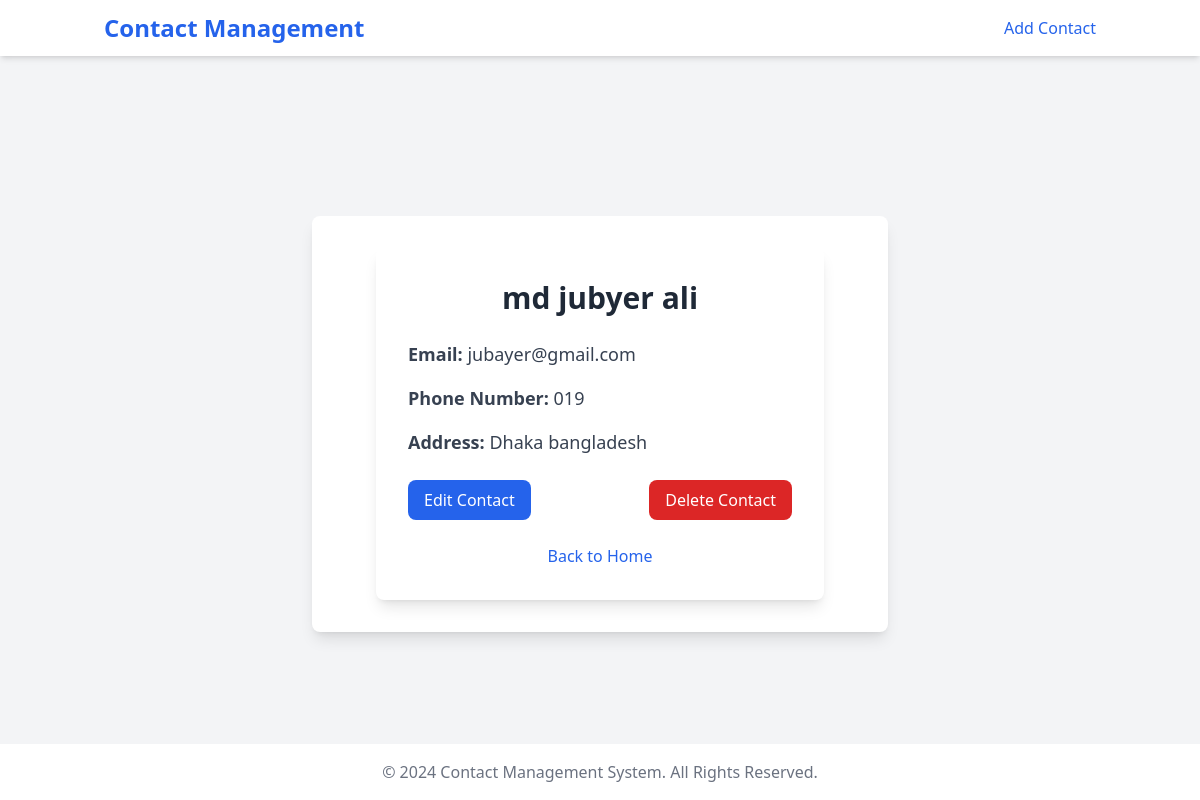
Screenshot of /detail/3/ with the database file from the repository.
### website/models.py (models this page shows, shortened)
class Contact(models.Model):
    first_name = models.CharField(max_length=100)
    last_name = models.CharField(max_length=100)
    email = models.EmailField()
    phone_number = models.CharField(max_length=15)
    address = models.TextField()

### website/views.py (the view)
# urls.py: path('detail/<int:pk>/', views.contact_detail, name='contact_detail'),
def contact_detail(request, pk):
    contact = get_object_or_404(Contact, pk=pk)
    return render(request, 'contact_detail.html', {'contact': contact})

### website/templates/contact_detail.html
{% extends 'base.html' %}
{% block content %}
<div class="max-w-md mx-auto bg-white p-8 rounded-lg shadow-lg">
    <h1 class="text-3xl font-bold mb-6 text-center text-gray-800">{{ contact.first_name }} {{ contact.last_name }}</h1>
    <p class="text-lg text-gray-700 mb-4"><strong>Email:</strong> {{ contact.email }}</p>
    <p class="text-lg text-gray-700 mb-4"><strong>Phone Number:</strong> {{ contact.phone_number }}</p>
    <p class="text-lg text-gray-700 mb-6"><strong>Address:</strong> {{ contact.address }}</p>
    <div class="flex justify-between">
        <a href="{% url 'edit_contact' contact.id %}" class="bg-blue-600 text-white px-4 py-2 rounded-lg hover:bg-blue-700 focus:outline-none focus:ring-2 focus:ring-blue-500">
            Edit Contact
        </a>
        <a href="{% url 'delete_contact' contact.id %}" class="bg-red-600 text-white px-4 py-2 rounded-lg hover:bg-red-700 focus:outline-none focus:ring-2 focus:ring-red-500">
            Delete Contact
        </a>
    </div>
    <div class="text-center mt-6">
        <a href="{% url 'home' %}" class="text-blue-600 hover:text-blue-800">
            Back to Home
        </a>
    </div>
</div>
{% endblock %}

### website/templates/base.html (style rules this page uses)
body { min-height: 100vh; display: flex; flex-direction: column; }

### rows the page displays
Contact: first_name "md jubyer", last_name "ali", email "jubayer@gmail.com", phone_number "019", address "Dhaka bangladesh"
